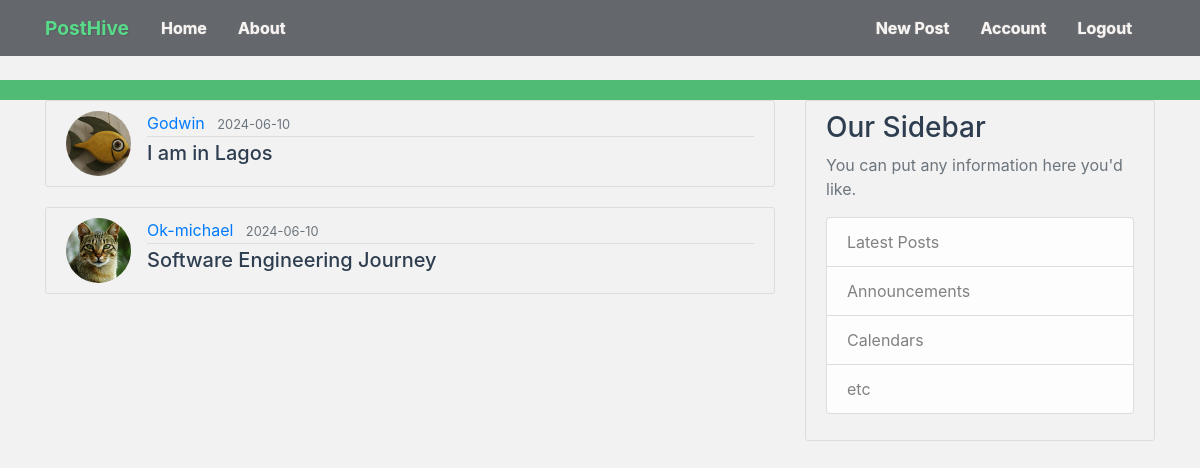
Screenshot of /home (signed in) with the database file from the repository.
### posthive/models.py (models this page shows, shortened)
class Post(db.Model):
    id = db.Column(db.Integer, primary_key=True)
    title = db.Column(db.String(100), nullable=False)
    date_posted = db.Column(db.DateTime, nullable=False, default=datetime.utcnow)
    content = db.Column(db.Text, nullable=False)
    user_id = db.Column(db.Integer, db.ForeignKey('user.id'), nullable=False)

class User(db.Model, UserMixin):
    id = db.Column(db.Integer, primary_key=True)
    username = db.Column(db.String(20), unique=True, nullable=False)
    email = db.Column(db.String(120), unique=True, nullable=False)
    image_file = db.Column(db.String(20), nullable=False, default='default.jpg')
    password = db.Column(db.String(60), nullable=False)
    posts = db.relationship('Post', backref='author', lazy=True)
    """
    @property
    def is_authenticated(self):
        return True

    @property
    def is_anonymous(self):
        return False

    @property
    def is_active(self):
        return True  # Or your custom logic

    def get_id(self):
        return str(self.id)
    """

### posthive/routes.py (the view)
@app.route('/')
@app.route('/home')
def home():
    posts = Post.query.all()
    return render_template('home.html', posts=posts)

### posthive/models.py (called while the page is built)
@login_manager.user_loader
def load_user(user_id):
    return User.query.get(int(user_id))

### posthive/templates/home.html
{% extends "layout.html" %}
{% block content %}
    {% for post in posts %}
        <article class="media content-section">
          <img class="rounded-circle article-img" src="{{ url_for('static',
            filename='profile_pics/' + post.author.image_file) }}">
          <div class="media-body">
            <div class="article-metadata">
              <a class="mr-2" href="#">{{ post.author.username }}</a>
              <small class="text-muted">{{ post.date_posted.strftime('%Y-%m-%d') }}</small>
            </div>
            <h5><a class="article-title" href="{{ url_for('post', post_id=post.id) }}">{{ post.title }}</a></h5>
          </div>
        </article>
    {% endfor %}
{% endblock content %}

### posthive/static/main.css (style rules this page uses)
body { background-color: #f2f2f2; color: #2e3e50; margin-top: 5rem; }
h1, h2, h3, h4, h5, h6 { color: #2e3e50; }
.content-section { background-color: #f2f2f2; padding: 10px 20px; border: 1px solid #dddddd; border-radius: 3px; margin-bottom: 20px; }
.article-title { color: #2e3e50; }
.article-img { height: 65px; width: 65px; margin-right: 16px; }
.article-metadata { padding-bottom: 1px; margin-bottom: 4px; border-bottom: 1px solid #dddddd; }

### rows the page displays
Post: image_file (picture), author.username "Godwin", date_posted "2024-06-10", title "I am in Lagos"
Post: image_file (picture), author.username "Ok-michael", date_posted "2024-06-10", title "Software Engineering Journey"
